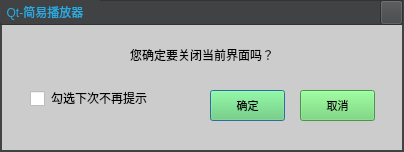
<?xml version="1.0" encoding="UTF-8"?>
<ui version="4.0">
 <class>ExitDialog</class>
 <widget class="QDialog" name="ExitDialog">
  <property name="geometry">
   <rect>
    <x>0</x>
    <y>0</y>
    <width>404</width>
    <height>152</height>
   </rect>
  </property>
  <property name="windowTitle">
   <string>Dialog</string>
  </property>
  <layout class="QVBoxLayout" name="verticalLayout">
   <property name="spacing">
    <number>0</number>
   </property>
   <property name="leftMargin">
    <number>0</number>
   </property>
   <property name="topMargin">
    <number>0</number>
   </property>
   <property name="rightMargin">
    <number>0</number>
   </property>
   <property name="bottomMargin">
    <number>0</number>
   </property>
   <item>
    <widget class="QWidget" name="widget" native="true">
     <property name="styleSheet">
      <string notr="true">QWidget#widget
{
background-color:#cccccc;
border:2px solid rgb(64, 66, 68);
}</string>
     </property>
     <widget class="QLabel" name="label_2">
      <property name="geometry">
       <rect>
        <x>40</x>
        <y>30</y>
        <width>51</width>
        <height>51</height>
       </rect>
      </property>
      <property name="styleSheet">
       <string notr="true">border-image: url(:/images/tips.png);</string>
      </property>
      <property name="text">
       <string/>
      </property>
     </widget>
     <widget class="QLabel" name="label_3">
      <property name="geometry">
       <rect>
        <x>130</x>
        <y>40</y>
        <width>181</width>
        <height>30</height>
       </rect>
      </property>
      <property name="styleSheet">
       <string notr="true">QLabel
{
font:11pt &quot;微软雅黑&quot;;
color: rgb(0, 0, 0);
}</string>
      </property>
      <property name="text">
       <string>您确定要关闭当前界面吗？</string>
      </property>
     </widget>
     <widget class="QCheckBox" name="checkBox">
      <property name="geometry">
       <rect>
        <x>30</x>
        <y>90</y>
        <width>151</width>
        <height>16</height>
       </rect>
      </property>
      <property name="styleSheet">
       <string notr="true">QCheckBox::indicator 
{
width: 15px;
height: 15px;
}

QCheckBox
{
font:11pt &quot;微软雅黑&quot;;
color: rgb(0, 0, 0);
}

/*	
QCheckBox:hover
{
color: rgb(85, 255, 0);
}
*/

/*未选中的样式*/
QCheckBox::indicator:unchecked
{
image: url(:/images/checkhover.png);
}

QCheckBox::indicator:unchecked:hover
{
image: url(:/images/unchecked.png);
}

/*选中时的样式*/
QCheckBox::indicator:checked
{
image: url(:/images/checked.png);
}
</string>
      </property>
      <property name="text">
       <string>勾选下次不再提示</string>
      </property>
     </widget>
     <widget class="QPushButton" name="pushButton_ok">
      <property name="geometry">
       <rect>
        <x>210</x>
        <y>90</y>
        <width>75</width>
        <height>31</height>
       </rect>
      </property>
      <property name="styleSheet">
       <string notr="true">QPushButton#pushButton_ok
{
background-color:rgb(101,210,105);
font-size:11px;
font:11pt &quot;微软雅黑&quot;;
color:black;
}

QPushButton:hover
{
border:2px solid #9e9e9e;
}</string>
      </property>
      <property name="text">
       <string>确定</string>
      </property>
     </widget>
     <widget class="QPushButton" name="pushButton_cancel">
      <property name="geometry">
       <rect>
        <x>300</x>
        <y>90</y>
        <width>75</width>
        <height>31</height>
       </rect>
      </property>
      <property name="styleSheet">
       <string notr="true">QPushButton
{
background-color:rgb(101,210,105);
font-size:11px;
font:11pt &quot;微软雅黑&quot;;
color:black;
}

QPushButton:hover
{
border:2px solid #9e9e9e;
}</string>
      </property>
      <property name="text">
       <string>取消</string>
      </property>
     </widget>
     <widget class="QFrame" name="frame">
      <property name="geometry">
       <rect>
        <x>0</x>
        <y>0</y>
        <width>403</width>
        <height>25</height>
       </rect>
      </property>
      <property name="styleSheet">
       <string notr="true">background-color: rgb(64, 66, 68);</string>
      </property>
      <property name="frameShape">
       <enum>QFrame::StyledPanel</enum>
      </property>
      <property name="frameShadow">
       <enum>QFrame::Raised</enum>
      </property>
      <widget class="QPushButton" name="pushButton_close">
       <property name="geometry">
        <rect>
         <x>380</x>
         <y>0</y>
         <width>23</width>
         <height>25</height>
        </rect>
       </property>
       <property name="styleSheet">
        <string notr="true">QPushButton
{
border-image: url(:/images/close3.png);
background-color: rgb(64, 66, 68);
}

QPushButton:hover
{
border-image: url(:/images/closehover.png);
}</string>
       </property>
       <property name="text">
        <string/>
       </property>
      </widget>
      <widget class="QLabel" name="label">
       <property name="geometry">
        <rect>
         <x>0</x>
         <y>0</y>
         <width>100</width>
         <height>23</height>
        </rect>
       </property>
       <property name="styleSheet">
        <string notr="true">background-color: rgb(64, 66, 68);
color:#29abe2;</string>
       </property>
       <property name="text">
        <string>  Qt-简易播放器</string>
       </property>
      </widget>
     </widget>
    </widget>
   </item>
  </layout>
 </widget>
 <resources/>
 <connections/>
</ui>
